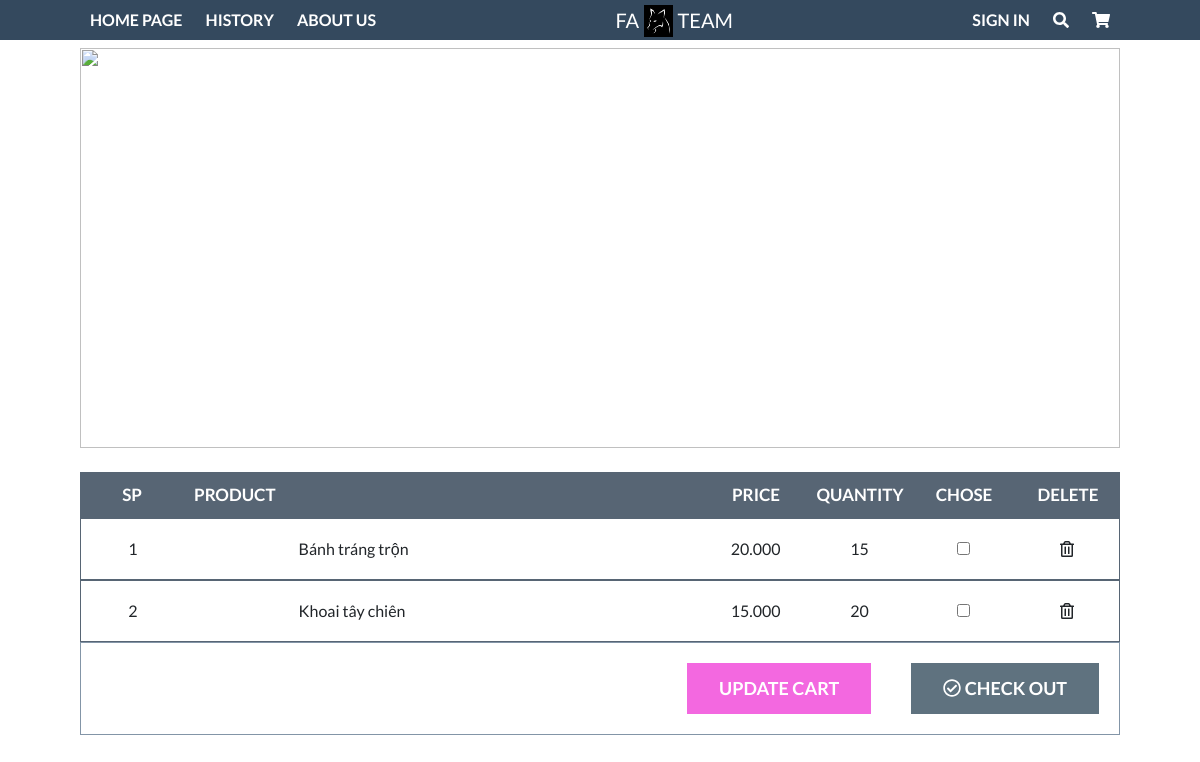
Page /cart.php on the earlier database version.
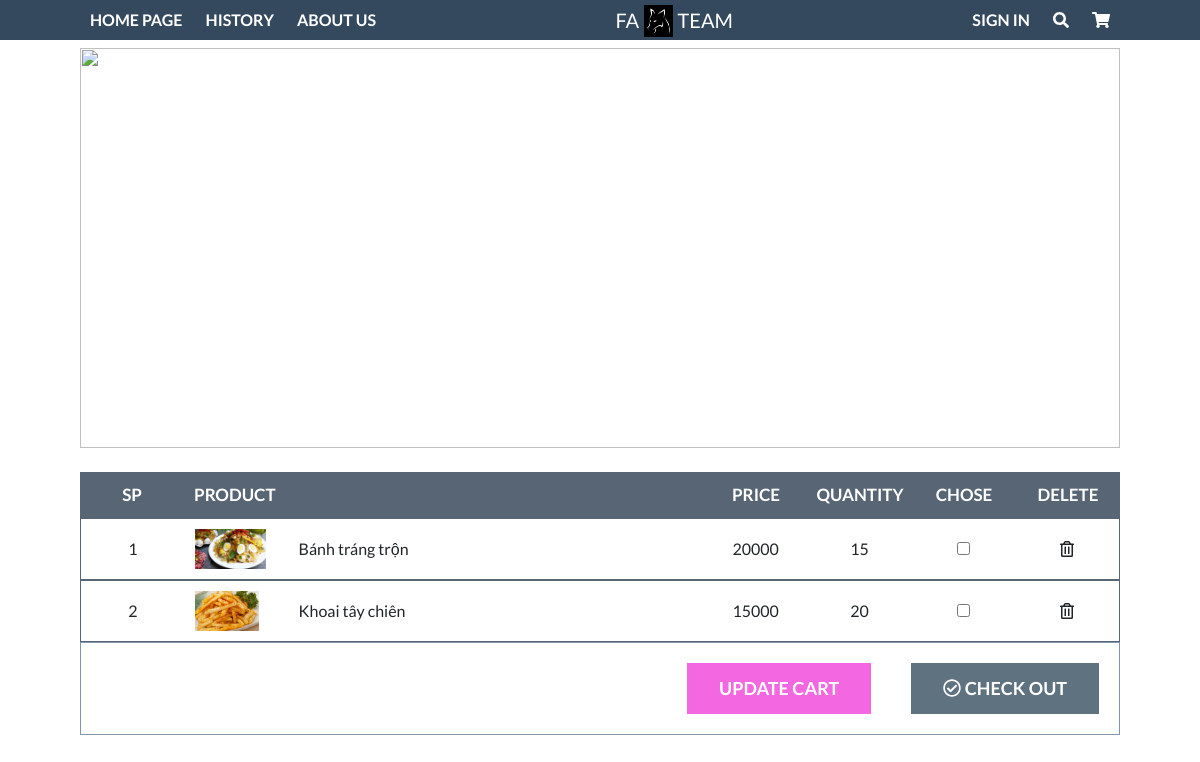
Same page on the later database version.
### tables this page shows
create table carts(
  ID_cart int primary key auto_increment,
  ID_user int,
  ID_pro int,
  quantity int,
  FOREIGN KEY (ID_user) REFERENCES users (ID_user) on delete cascade,
  FOREIGN KEY (ID_pro) REFERENCES products (ID_pro) on delete cascade
);

create table products(
  ID_pro int primary key auto_increment,
  name_pro varchar(50),
  price decimal(10,0),
  describes varchar(100),
  category char(50),
  status int
);

create table pictures(
  ID_pic int primary key auto_increment,
  ID_pro int,
  pic varchar(250),
  FOREIGN KEY (ID_pro) REFERENCES products (ID_pro) on delete cascade
);

### resources/data/cart_data.php (called while the page is built, shortened)
<?php
    require_once 'connect.php';
    class cart{
        public function getUser($id_user){
            $conn = new connect_data();
            $data= $conn->connect();
            $sql="select * from carts where ID_user = $id_user";
            return $conn->req($data,$sql);
        }
    }
?>

### resources/data/connect.php (called while the page is built, shortened)
<?php
class connect_data
{
    public function req($database,$sql){
        return mysqli_query($database, $sql);
    }
}
?>

### resources/data/product_data.php (called while the page is built, shortened)
<?php
    require_once 'connect.php';
    class product{
        public function get_pro($id_pro){
            $conn = new connect_data();
            $data= $conn->connect();
            $sql="select * from products where ID_pro = $id_pro";
            return $conn->req($data,$sql);
        }
    }
?>

### resources/data/picture_data.php (called while the page is built, shortened)
<?php
require_once 'connect.php';
class picture
{
    public function get($ID_pro)
    {
        $conn = new connect_data();
        $data = $conn->connect();
        $sql = "select * from pictures where ID_pro = $ID_pro";
        return $conn->req($data, $sql);
    }
}
?>

### cart.php (the view, shortened to what this page needs)
<!DOCTYPE html>
<html lang="en">
<head>
    <link rel="stylesheet" href="https://cdnjs.cloudflare.com/ajax/libs/animate.css/4.1.1/animate.min.css" />
    <link href="https://cdn.datatables.net/1.10.20/css/dataTables.bootstrap4.min.css" rel="stylesheet" />
    <link rel="stylesheet" href="https://maxcdn.bootstrapcdn.com/bootstrap/4.5.2/css/bootstrap.min.css">
    <link rel="stylesheet" href="./resources/css/menu.css">
    <link rel="stylesheet" href="./resources/css/order.css">
</head>
<body>
    <div class="header">
        <ul class="header-menu hide-menu">
            <a href="inde.php">HOME PAGE</a>
            <a href="pesonal.php">HISTORY</a>
            <a href="about.php">ABOUT US</a>
        </ul>
        <div class="header-logo">
            <p class="logo-title">FA</p>
            <img class="logo" src="./resources/img/logo.jpg" alt="logo">
            <p class="logo-title">TEAM</p>
        </div>
        <ul class="header-menu">
            <a href="login.php">SIGN IN</a>
            <a href="#"><i class="fas fa-search"></i></a>
            <a href="order.php"><i class="fas fa-shopping-cart"></i></a>
        </ul>
    </div>
    <div class="content">
        <img class="content-poster" src="https://nhandaovadoisong.com.vn/wp-content/uploads/2019/05/anh-thien-nhien-dep-1200x675.jpg" alt="">
        <br>
        <div class="content_table">
            <div class="content_main">
                <div class="content_main1">SP</div>
                <div class="content_main2">PRODUCT</div>
                <div class="content_main3"></div>
                <div class="content_main4">PRICE</div>
                <div class="content_main5">QUANTITY</div>
                <div class="content_main6">CHOSE</div>
                <div class="content_main7">DELETE</div>
            </div>
            <?php
            require_once 'resources/data/cart_data.php';
            require_once 'resources/data/product_data.php';
            require_once 'resources/data/picture_data.php';
            $cart = new cart();
            $pro = new product();
            $pic = new picture();
            $result_cart = $cart->getUser(1);
            while ($row_cart = mysqli_fetch_assoc($result_cart)) {
                $result_pro = $pro->get_pro($row_cart['ID_pro']);
                $row_pro = mysqli_fetch_assoc($result_pro);
                $result_pic = $pic->get($row_cart['ID_pro']);
                $row_pic = mysqli_fetch_assoc($result_pic);
                echo "
                    <div class='content_item'>
                    <div class='content_item1'>{$row_cart['ID_cart']}</div>
                    <div class='content_item2'>
                        <img src='{$row_pic['pic']}' alt=''>
                    </div>
                    <div class='content_item3'>{$row_pro['name_pro']}</div>
                    <div class='content_item4'>{$row_pro['price']}</div>
                    <div class='content_item5'>{$row_cart['quantity']}</div>
                    <div class='content_item6'>
                        <input type='checkbox'>
                    </div>
                    <div class='content_item7'><i class='far fa-trash-alt'></i></div>
                </div>
                    ";
            }
            ?>
            <div class="content_footer">
                <a href="">
                    <div class="content_footer_update">
                        UPDATE CART
                    </div>
                </a>
                <a href="">
                    <div class="content_footer_checkout">
                        <i class="far fa-check-circle"></i>
                        CHECK OUT
                    </div>
                </a>
            </div>
        </div>
    </div>
</body>
</html>

Differences in the rows shown:
changed through a linked row, carts "Bánh tráng trộn": pictures.pic: picture added; ID_pro.price "20.000" → "20000"
changed through a linked row, carts "Khoai tây chiên": pictures.pic: picture added; ID_pro.price "15.000" → "15000"
